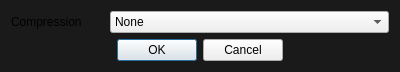
<?xml version="1.0" encoding="UTF-8"?>
<ui version="4.0">
 <class>TARGADialog</class>
 <widget class="QDialog" name="TARGADialog">
  <property name="geometry">
   <rect>
    <x>0</x>
    <y>0</y>
    <width>400</width>
    <height>70</height>
   </rect>
  </property>
  <property name="windowTitle">
   <string>Dialog</string>
  </property>
  <property name="styleSheet">
   <string notr="true">QDialog {
	background: #1a1a1a;
	color: lightgrey;
}

QDialogButtonBox {
	dialogbuttonbox-buttons-have-icons: 0;
}</string>
  </property>
  <layout class="QGridLayout" name="gridLayout">
   <item row="0" column="1" colspan="3">
    <widget class="ComboBox" name="comboBox">
     <item>
      <property name="text">
       <string>None</string>
      </property>
     </item>
     <item>
      <property name="text">
       <string>Run length encoding</string>
      </property>
     </item>
    </widget>
   </item>
   <item row="0" column="0">
    <widget class="QLabel" name="label">
     <property name="text">
      <string>Compression</string>
     </property>
    </widget>
   </item>
   <item row="1" column="0" colspan="4">
    <widget class="QDialogButtonBox" name="buttonBox">
     <property name="orientation">
      <enum>Qt::Horizontal</enum>
     </property>
     <property name="standardButtons">
      <set>QDialogButtonBox::Cancel|QDialogButtonBox::Ok</set>
     </property>
     <property name="centerButtons">
      <bool>true</bool>
     </property>
    </widget>
   </item>
  </layout>
 </widget>
 <customwidgets>
  <customwidget>
   <class>ComboBox</class>
   <extends>QComboBox</extends>
   <header>combobox.h</header>
  </customwidget>
 </customwidgets>
 <resources/>
 <connections>
  <connection>
   <sender>buttonBox</sender>
   <signal>accepted()</signal>
   <receiver>TARGADialog</receiver>
   <slot>accept()</slot>
   <hints>
    <hint type="sourcelabel">
     <x>248</x>
     <y>254</y>
    </hint>
    <hint type="destinationlabel">
     <x>157</x>
     <y>274</y>
    </hint>
   </hints>
  </connection>
  <connection>
   <sender>buttonBox</sender>
   <signal>rejected()</signal>
   <receiver>TARGADialog</receiver>
   <slot>reject()</slot>
   <hints>
    <hint type="sourcelabel">
     <x>316</x>
     <y>260</y>
    </hint>
    <hint type="destinationlabel">
     <x>286</x>
     <y>274</y>
    </hint>
   </hints>
  </connection>
 </connections>
</ui>
